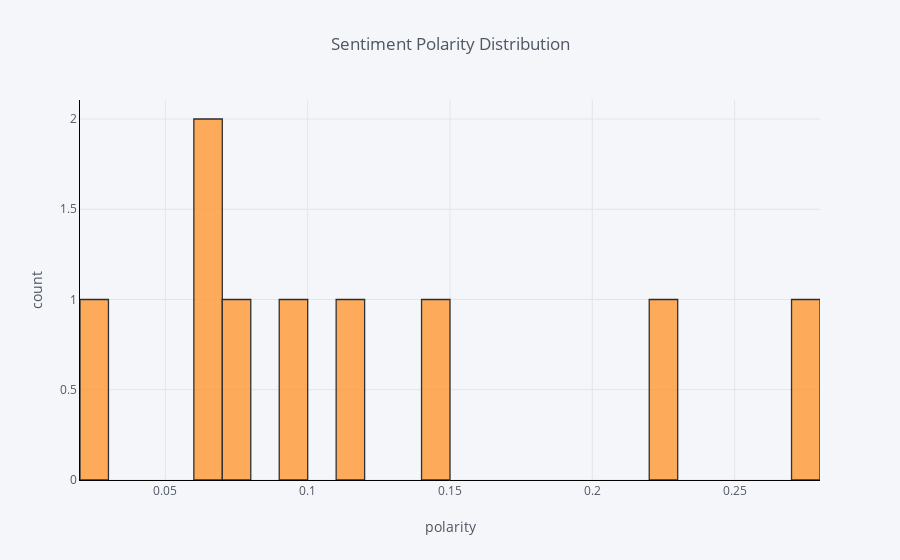

The notebook cell this image was saved under:
### Code cell
df['polarity'].iplot(
    kind='hist',
    bins=50,
    xTitle='polarity',
    linecolor='black',
    yTitle='count',
    title='Sentiment Polarity Distribution')

### Figure 1 — Plotly figure (JSON) as saved in the notebook; plotly's stock layout.template omitted (floating-point values rounded to 4 significant figures)
{"data": [{"histfunc": "count", "histnorm": "", "marker": {"color": "rgba(255, 153, 51, 1.0)", "line": {"color": "#000000", "width": 1.3}}, "name": "polarity", "nbinsx": 50, "opacity": 0.8, "orientation": "v", "type": "histogram", "uid": "d18c7436-8396-11e9-a411-186024a0f792", "x": [0.06539, 0.225, 0.02085, 0.1185, 0.07795, 0.06014, 0.1489, 0.09953, 0.275]}], "layout": {"barmode": "overlay", "legend": {"bgcolor": "#F5F6F9", "font": {"color": "#4D5663"}}, "paper_bgcolor": "#F5F6F9", "plot_bgcolor": "#F5F6F9", "title": "Sentiment Polarity Distribution", "titlefont": {"color": "#4D5663"}, "xaxis": {"gridcolor": "#E1E5ED", "linecolor": "black", "showgrid": true, "tickfont": {"color": "#4D5663"}, "title": "polarity", "titlefont": {"color": "#4D5663"}, "zerolinecolor": "#E1E5ED"}, "yaxis": {"gridcolor": "#E1E5ED", "linecolor": "black", "showgrid": true, "tickfont": {"color": "#4D5663"}, "title": "count", "titlefont": {"color": "#4D5663"}, "zerolinecolor": "#E1E5ED"}}}
